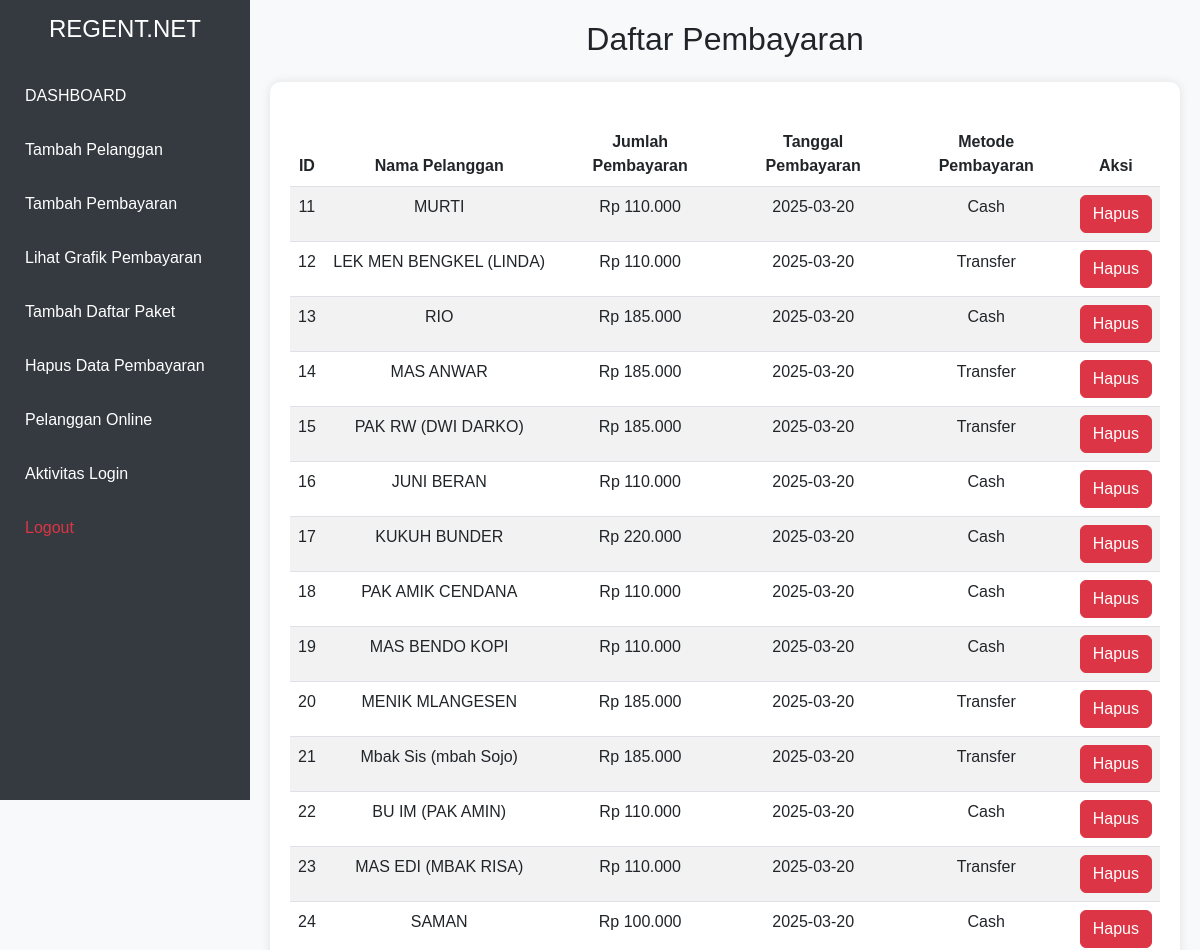
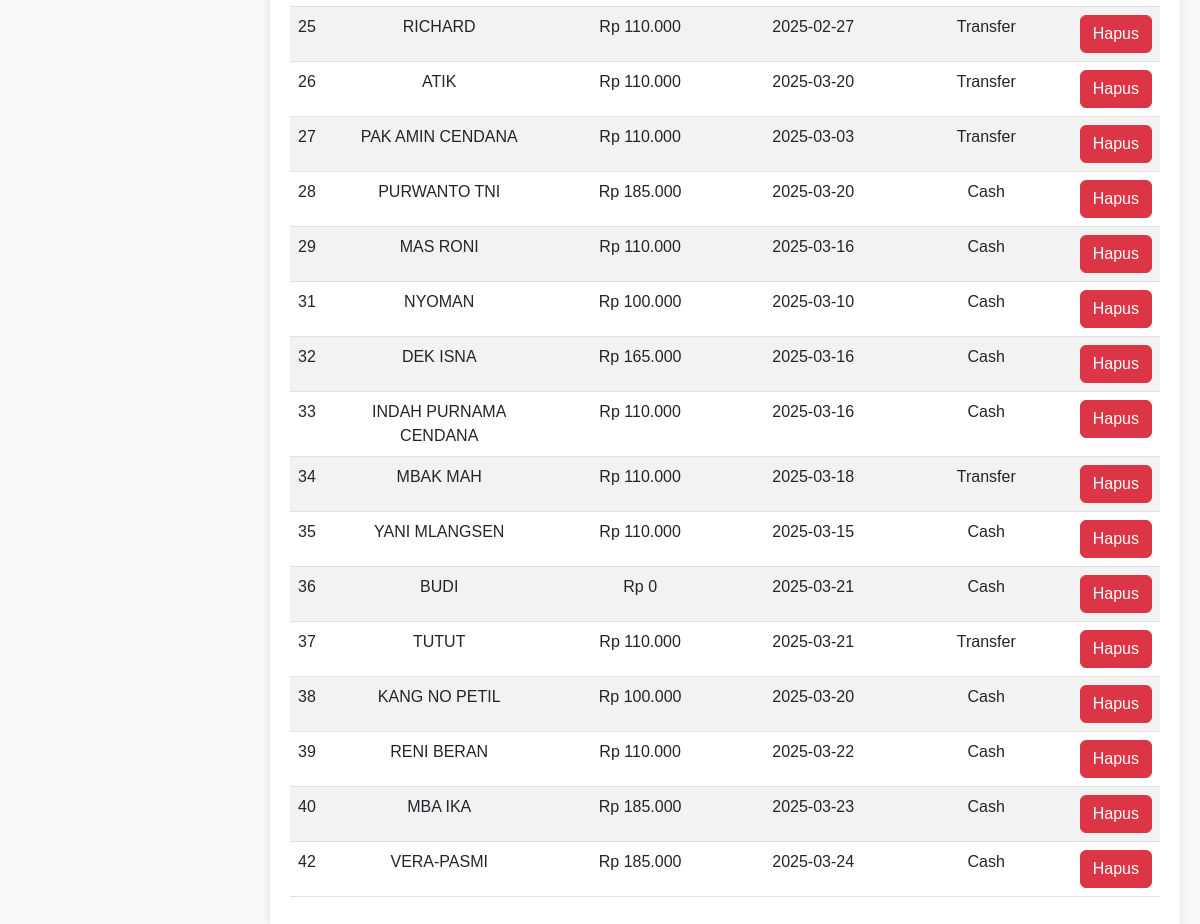
The app's page /hps_pembayaran.php (signed in) with its own data (2 pictures, top to bottom).
### tables this page shows
CREATE TABLE `payments` (
  `id` int(11) NOT NULL,
  `customer_id` int(11) NOT NULL,
  `amount` decimal(10,2) NOT NULL,
  `payment_date` date NOT NULL,
  `payment_method` varchar(100) NOT NULL
);

CREATE TABLE `customers` (
  `id` int(11) NOT NULL,
  `customer_name` varchar(255) NOT NULL,
  `package` varchar(255) NOT NULL,
  `price` decimal(10,2) NOT NULL,
  `modem` varchar(255) NOT NULL,
  `installation_date` date NOT NULL,
  `status` enum('Aktif','Tidak Aktif') NOT NULL
);

### hps_pembayaran.php (the view, shortened to what this page needs)
<?php
include 'config.php';
$result = $conn->query("SELECT p.id, c.customer_name, p.amount, p.payment_date, p.payment_method FROM payments p JOIN customers c ON p.customer_id = c.id");
?>
<!DOCTYPE html>
<html lang="id">
<head>
    <link rel="stylesheet" href="https://cdn.jsdelivr.net/npm/bootstrap@5.3.0/dist/css/bootstrap.min.css">
</head>
<body>
    <div class="wrapper">
        <nav class="sidebar">
        <h4 class="text-center">REGENT.NET</h4>
        <a href="index.php">DASHBOARD</a>
        <a href="tambah_pelanggan.php">Tambah Pelanggan</a>
        <a href="pembayaran.php">Tambah Pembayaran</a>
        <a href="grafik.php">Lihat Grafik Pembayaran</a>
        <a href="isi_daftar_paket.php">Tambah Daftar Paket</a>
        <a href="hps_pembayaran.php">Hapus Data Pembayaran</a>
        <a href="user_active.php">Pelanggan Online</a>
        <a href="view_logs.php">Aktivitas Login</a>
        <a href="logout.php" class="text-danger">Logout</a>
    </nav>
        <div class="content">
            <h2 class="text-center mb-4">Daftar Pembayaran</h2>
            <div class="table-container">
                <table class="table table-striped">
                    <thead>
                        <tr>
                            <th>ID</th>
                            <th>Nama Pelanggan</th>
                            <th>Jumlah Pembayaran</th>
                            <th>Tanggal Pembayaran</th>
                            <th>Metode Pembayaran</th>
                            <th>Aksi</th>
                        </tr>
                    </thead>
                    <tbody>
                        <?php while ($row = $result->fetch_assoc()): ?>
                            <tr>
                                <td><?php echo $row['id']; ?></td>
                                <td><?php echo $row['customer_name']; ?></td>
                                <td>Rp <?php echo number_format($row['amount'], 0, ',', '.'); ?></td>
                                <td><?php echo $row['payment_date']; ?></td>
                                <td><?php echo $row['payment_method']; ?></td>
                                <td>
                                    <a href="?delete_id=<?php echo $row['id']; ?>" class="btn btn-danger" onclick="return confirm('Apakah Anda yakin ingin menghapus pembayaran ini?')">Hapus</a>
                                </td>
                            </tr>
                        <?php endwhile; ?>
                    </tbody>
                </table>
            </div>
          </div>
    </div>
</body>
</html>

### hps_pembayaran.php (style rules this page uses)
body { background-color: #f8f9fa; margin: 0; font-family: Arial, sans-serif; }
.wrapper { display: flex; min-height: 100vh; flex-direction: row; }
.sidebar { width: 250px; background: #343a40; color: white; padding: 15px; position: fixed; top: 0; left: 0; height: 100vh; }
.sidebar h4 { color: #fff; margin-bottom: 30px; }
.sidebar a { color: white; text-decoration: none; display: block; padding: 10px; margin-bottom: 10px; border-radius: 5px; }
.content { margin-left: 250px; padding: 20px; flex: 1; }
.table-container { background: white; padding: 20px; border-radius: 10px; box-shadow: 0px 0px 10px rgba(0, 0, 0, 0.1); }
table { width: 100%; margin-top: 20px; }
th, td { text-align: center; }

### records on screen
payments: id "11", customer.customer_name "MURTI", amount "110.000", payment_date "2025-03-20", payment_method "Cash"
payments: id "12", customer.customer_name "LEK MEN BENGKEL (LINDA)", amount "110.000", payment_date "2025-03-20", payment_method "Transfer"
payments: id "13", customer.customer_name "RIO", amount "185.000", payment_date "2025-03-20", payment_method "Cash"
payments: id "14", customer.customer_name "MAS ANWAR", amount "185.000", payment_date "2025-03-20", payment_method "Transfer"
payments: id "15", customer.customer_name "PAK RW (DWI DARKO)", amount "185.000", payment_date "2025-03-20", payment_method "Transfer"
payments: id "16", customer.customer_name "JUNI BERAN", amount "110.000", payment_date "2025-03-20", payment_method "Cash"
payments: id "17", customer.customer_name "KUKUH BUNDER", amount "220.000", payment_date "2025-03-20", payment_method "Cash"
payments: id "18", customer.customer_name "PAK AMIK CENDANA", amount "110.000", payment_date "2025-03-20", payment_method "Cash"
payments: id "19", customer.customer_name "MAS BENDO KOPI", amount "110.000", payment_date "2025-03-20", payment_method "Cash"
payments: id "20", customer.customer_name "MENIK MLANGESEN", amount "185.000", payment_date "2025-03-20", payment_method "Transfer"
payments: id "21", customer.customer_name "Mbak Sis (mbah Sojo)", amount "185.000", payment_date "2025-03-20", payment_method "Transfer"
payments: id "22", customer.customer_name "BU IM (PAK AMIN)", amount "110.000", payment_date "2025-03-20", payment_method "Cash"
payments: id "23", customer.customer_name "MAS EDI (MBAK RISA)", amount "110.000", payment_date "2025-03-20", payment_method "Transfer"
payments: id "24", customer.customer_name "SAMAN", amount "100.000", payment_date "2025-03-20", payment_method "Cash"
payments: id "25", customer.customer_name "RICHARD", amount "110.000", payment_date "2025-02-27", payment_method "Transfer"
payments: id "26", customer.customer_name "ATIK", amount "110.000", payment_date "2025-03-20", payment_method "Transfer"
payments: id "27", customer.customer_name "PAK AMIN CENDANA", amount "110.000", payment_date "2025-03-03", payment_method "Transfer"
payments: id "28", customer.customer_name "PURWANTO TNI", amount "185.000", payment_date "2025-03-20", payment_method "Cash"
payments: id "29", customer.customer_name "MAS RONI", amount "110.000", payment_date "2025-03-16", payment_method "Cash"
payments: id "31", customer.customer_name "NYOMAN", amount "100.000", payment_date "2025-03-10", payment_method "Cash"
payments: id "32", customer.customer_name "DEK ISNA", amount "165.000", payment_date "2025-03-16", payment_method "Cash"
payments: id "33", customer.customer_name "INDAH PURNAMA CENDANA", amount "110.000", payment_date "2025-03-16", payment_method "Cash"
payments: id "34", customer.customer_name "MBAK MAH", amount "110.000", payment_date "2025-03-18", payment_method "Transfer"
payments: id "35", customer.customer_name "YANI MLANGSEN", amount "110.000", payment_date "2025-03-15", payment_method "Cash"
payments: id "36", customer.customer_name "BUDI", amount "0", payment_date "2025-03-21", payment_method "Cash"
payments: id "37", customer.customer_name "TUTUT", amount "110.000", payment_date "2025-03-21", payment_method "Transfer"
payments: id "38", customer.customer_name "KANG NO PETIL", amount "100.000", payment_date "2025-03-20", payment_method "Cash"
payments: id "39", customer.customer_name "RENI BERAN", amount "110.000", payment_date "2025-03-22", payment_method "Cash"
payments: id "40", customer.customer_name "MBA IKA", amount "185.000", payment_date "2025-03-23", payment_method "Cash"
payments: id "42", customer.customer_name "VERA-PASMI", amount "185.000", payment_date "2025-03-24", payment_method "Cash"
